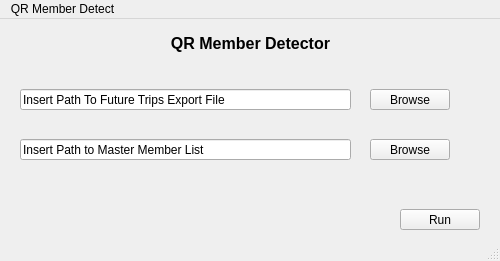
<?xml version="1.0" encoding="UTF-8"?>
<ui version="4.0">
 <class>MainWindow</class>
 <widget class="QMainWindow" name="MainWindow">
  <property name="geometry">
   <rect>
    <x>0</x>
    <y>0</y>
    <width>500</width>
    <height>261</height>
   </rect>
  </property>
  <property name="windowTitle">
   <string>MainWindow</string>
  </property>
  <property name="animated">
   <bool>false</bool>
  </property>
  <widget class="QWidget" name="centralwidget">
   <property name="enabled">
    <bool>true</bool>
   </property>
   <widget class="QLineEdit" name="export_path">
    <property name="geometry">
     <rect>
      <x>20</x>
      <y>70</y>
      <width>331</width>
      <height>21</height>
     </rect>
    </property>
    <property name="text">
     <string>Insert Path To Future Trips Export File</string>
    </property>
   </widget>
   <widget class="QLineEdit" name="master_path">
    <property name="geometry">
     <rect>
      <x>20</x>
      <y>120</y>
      <width>331</width>
      <height>21</height>
     </rect>
    </property>
    <property name="text">
     <string>Insert Path to Master Member List</string>
    </property>
   </widget>
   <widget class="QPushButton" name="browseButton_1">
    <property name="geometry">
     <rect>
      <x>370</x>
      <y>70</y>
      <width>80</width>
      <height>21</height>
     </rect>
    </property>
    <property name="text">
     <string>Browse</string>
    </property>
   </widget>
   <widget class="QPushButton" name="browseButton_2">
    <property name="geometry">
     <rect>
      <x>370</x>
      <y>120</y>
      <width>80</width>
      <height>21</height>
     </rect>
    </property>
    <property name="text">
     <string>Browse</string>
    </property>
   </widget>
   <widget class="QPushButton" name="runButton">
    <property name="geometry">
     <rect>
      <x>400</x>
      <y>190</y>
      <width>80</width>
      <height>21</height>
     </rect>
    </property>
    <property name="text">
     <string>Run</string>
    </property>
   </widget>
   <widget class="QLabel" name="label">
    <property name="geometry">
     <rect>
      <x>0</x>
      <y>9</y>
      <width>501</width>
      <height>31</height>
     </rect>
    </property>
    <property name="font">
     <font>
      <pointsize>12</pointsize>
      <bold>true</bold>
     </font>
    </property>
    <property name="text">
     <string>QR Member Detector</string>
    </property>
    <property name="alignment">
     <set>Qt::AlignCenter</set>
    </property>
   </widget>
  </widget>
  <widget class="QMenuBar" name="menubar">
   <property name="geometry">
    <rect>
     <x>0</x>
     <y>0</y>
     <width>500</width>
     <height>21</height>
    </rect>
   </property>
   <widget class="QMenu" name="menuQR_Member_Detect">
    <property name="title">
     <string>QR Member Detect</string>
    </property>
   </widget>
   <addaction name="menuQR_Member_Detect"/>
  </widget>
  <widget class="QStatusBar" name="statusbar"/>
 </widget>
 <resources/>
 <connections>
  <connection>
   <sender>browseButton_1</sender>
   <signal>clicked()</signal>
   <receiver>export_path</receiver>
   <slot>clear()</slot>
   <hints>
    <hint type="sourcelabel">
     <x>426</x>
     <y>96</y>
    </hint>
    <hint type="destinationlabel">
     <x>274</x>
     <y>99</y>
    </hint>
   </hints>
  </connection>
  <connection>
   <sender>browseButton_2</sender>
   <signal>clicked()</signal>
   <receiver>master_path</receiver>
   <slot>clear()</slot>
   <hints>
    <hint type="sourcelabel">
     <x>421</x>
     <y>149</y>
    </hint>
    <hint type="destinationlabel">
     <x>324</x>
     <y>150</y>
    </hint>
   </hints>
  </connection>
 </connections>
</ui>
